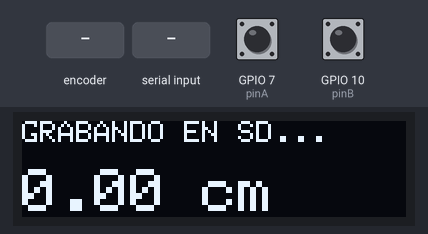
Bench run of a sketch on a simulated ESP32-C3. Parts: 128×32 one-colour display. The inputs (shaded band) are chosen by the test bench; at power-on: GPIO 7 (pinA) HIGH, GPIO 10 (pinB) HIGH. The local clock reads 2024-03-15 10:24:30 at power-on unless the sketch sets it; storage starts empty; what the sketch prints to the serial monitor is not drawn.

Above: at 2.2 s.
2.3 s: rotary encoder on GPIO 7 (pinA) / GPIO 10 (pinB) turned 3 steps (first pin leading)
At 3.6 s:
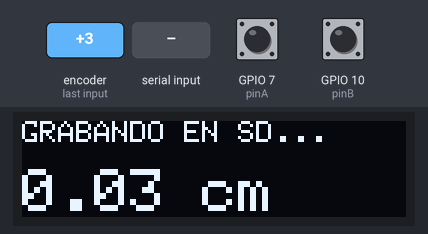
4.4 s: "STOP\n" received over Serial
At 5.3 s:
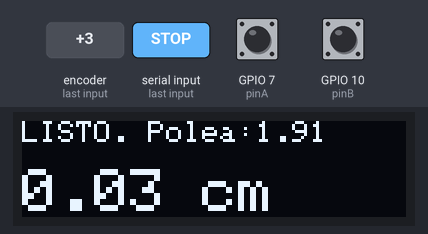
5.9 s: "RESET\n" received over Serial
At 6.7 s:
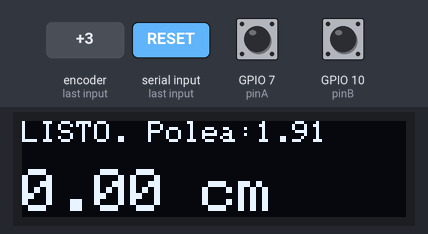
7.4 s: "CALIB:\n" received over Serial
At 8.1 s:
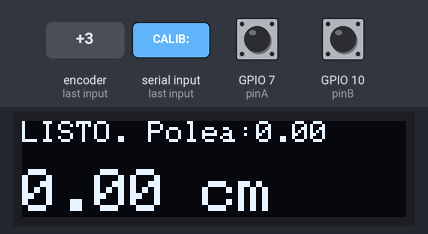
Timing chart, 0 to 9.9 s (numbered marks = the images above; inputs shaded):
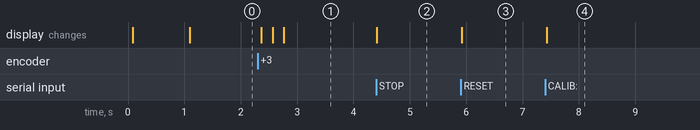

Measured:
- after the input at 2.3 s, the display: first changes after 0.07 s (image 1 shows a later state)
- after the input at 4.4 s, the display: changes at once (image 2)
- after the input at 5.9 s, the display: changes at once (image 3)
- after the input at 7.4 s, the display: changes at once (image 4)

The sketch:

DataLogger.ino
```cpp
#include <SPI.h>
#include <SD.h>
#include <Wire.h>
#include <Adafruit_GFX.h>
#include <Adafruit_SSD1306.h>
#include <RTClib.h>

// ==========================================
// CONFIGURACIÓN DE PINES (ESP32-C3)
// ==========================================
const int pinA = 7;
const int pinB = 10;
#define I2C_SDA 8
#define I2C_SCL 9

const int SPI_SCK = 4;
const int SPI_MISO = 5;
const int SPI_MOSI = 6;
const int SD_CS = 3;

#define SCREEN_WIDTH 128
#define SCREEN_HEIGHT 32
#define OLED_RESET -1
#define SCREEN_ADDRESS 0x3C

Adafruit_SSD1306 display(SCREEN_WIDTH, SCREEN_HEIGHT, &Wire, OLED_RESET);
RTC_DS1307 rtc;
File dataFile;

// ==========================================
// VARIABLES GLOBALES DEL SISTEMA
// ==========================================
volatile long Pos = 0;
float distance = 0.0;
bool isLogging = false;
bool sd_ok = false;
String currentFileName = "";

String currentUnit = "cm";
float unitMultiplier = 1.0;

const float pi = 3.14159;
const int N_PULSOS_VUELTA = 1200;
float diametro_polea_cm = 1.910;
float cm_per_pulse = 0.0;

unsigned long lastMsgTime = 0;
const unsigned long samplingInterval = 20; // Frecuencia de muestreo (50 Hz)
unsigned long startTime = 0;
long lastRecordedPos = -999999; // Control de posición para optimizar escritura en SD

// ==========================================
// CONFIGURACIÓN DEL BUFFER RAM
// ==========================================
#define BUFFER_SIZE 25
String dataBuffer[BUFFER_SIZE];
int bufferIndex = 0;

// ==========================================
// INTERRUPCIÓN DEL ENCODER
// ==========================================
void IRAM_ATTR encoderISR() {
  static int lastStateA = LOW;
  int currentStateA = digitalRead(pinA);
  int currentStateB = digitalRead(pinB);

  if (currentStateA != lastStateA) {
    if (currentStateB != currentStateA) { Pos++; }
    else { Pos--; }
  }
  lastStateA = currentStateA;
}

void recalcularFactor() {
  float perimetro = pi * diametro_polea_cm;
  cm_per_pulse = perimetro / (float)N_PULSOS_VUELTA;
}

// ==========================================
// INICIALIZACIÓN (SETUP)
// ==========================================
void setup() {
  Serial.begin(115200);

  Wire.begin(I2C_SDA, I2C_SCL);
  if(!display.begin(SSD1306_SWITCHCAPVCC, SCREEN_ADDRESS)) {
    Serial.println("Fallo OLED");
  }
  display.clearDisplay();
  display.setTextColor(SSD1306_WHITE);
  display.setTextSize(1);
  display.setCursor(0,0);
  display.println("Iniciando...");
  display.display();

  if (!rtc.begin()) {
    Serial.println("Fallo RTC");
  } else if (!rtc.isrunning()) {
    rtc.adjust(DateTime(F(__DATE__), F(__TIME__)));
  }

  SPI.begin(SPI_SCK, SPI_MISO, SPI_MOSI, SD_CS);
  if (!SD.begin(SD_CS)) {
    Serial.println("Fallo SD");
    display.println("ERROR: Sin SD");
    display.display();
    sd_ok = false;
  } else {
    sd_ok = true;
    display.println("SD Detectada OK");
    display.display();

    DateTime now = rtc.now();
    currentFileName = "/log_" + String(now.month()) + String(now.day()) + "_" + String(now.hour()) + String(now.minute()) + ".csv";
    dataFile = SD.open(currentFileName, FILE_WRITE);
    if (dataFile) {
      dataFile.println("Tiempo(s),Distancia,Pulsos");
      dataFile.close();
    }

    isLogging = true;
    bufferIndex = 0;
    startTime = millis();
    lastRecordedPos = -999999;
  }
  delay(1000);

  pinMode(pinA, INPUT_PULLUP);
  pinMode(pinB, INPUT_PULLUP);
  attachInterrupt(digitalPinToInterrupt(pinA), encoderISR, CHANGE);
  attachInterrupt(digitalPinToInterrupt(pinB), encoderISR, CHANGE);

  recalcularFactor();
}

// ==========================================
// FUNCIONES AUXILIARES
// ==========================================
void guardarBufferEnSD() {
  if (sd_ok && isLogging && bufferIndex > 0) {
    dataFile = SD.open(currentFileName, FILE_APPEND);

    if (dataFile) {
      for (int i = 0; i < bufferIndex; i++) {
        dataFile.println(dataBuffer[i]);
      }
      dataFile.close();
    } else {
      // Detención de seguridad por extracción o corrupción de memoria SD
      sd_ok = false;
      isLogging = false;
    }

    bufferIndex = 0;
  }
}

// ==========================================
// BUCLE PRINCIPAL (LOOP)
// ==========================================
void loop() {
  distance = Pos * cm_per_pulse;
  unsigned long currentMillis = millis();

  // Procesamiento de comandos entrantes por Serial
  if (Serial.available() > 0) {
    String cmd = Serial.readStringUntil('\n');
    cmd.trim();

    if (cmd == "START") {
      Pos = 0;
      isLogging = true;
      bufferIndex = 0;
      startTime = millis();
      lastRecordedPos = -999999;

      if (sd_ok) {
        DateTime now = rtc.now();
        currentFileName = "/log_" + String(now.month()) + String(now.day()) + "_" + String(now.hour()) + String(now.minute()) + ".csv";
        dataFile = SD.open(currentFileName, FILE_WRITE);
        if (dataFile) {
          dataFile.println("Tiempo(s),Distancia,Pulsos");
          dataFile.close();
        } else {
          sd_ok = false;
        }
      }
      Serial.println("ACK_START");
    }
    else if (cmd == "STOP") {
      isLogging = false;
      guardarBufferEnSD();
      Serial.println("ACK_STOP");
    }
    else if (cmd == "RESET") {
      Pos = 0;
      Serial.println("ACK_RESET");
    }
    else if (cmd.startsWith("CALIB:")) {
      diametro_polea_cm = cmd.substring(6).toFloat();
      recalcularFactor();
      Serial.println("ACK_CALIB");
    }
  }

  // Ciclo de muestreo y actualización de estado
  if (currentMillis - lastMsgTime >= samplingInterval) {
    lastMsgTime = currentMillis;

    // Transmisión de datos por Serial para la interfaz gráfica
    Serial.print(distance, 2);
    Serial.print(",");
    Serial.println(Pos);

    // Almacenamiento en Buffer (solo si hay variación de posición)
    if (isLogging && sd_ok && (Pos != lastRecordedPos)) {
      float elapsedTime = (millis() - startTime) / 1000.0;

      String dataLine = String(elapsedTime, 2) + "," + String(distance * unitMultiplier, 2) + "," + String(Pos);

      dataBuffer[bufferIndex] = dataLine;
      bufferIndex++;

      lastRecordedPos = Pos;

      if (bufferIndex >= BUFFER_SIZE) {
        guardarBufferEnSD();
      }
    }

    // Actualización de Pantalla OLED
    display.clearDisplay();
    display.setTextSize(1);
    display.setCursor(0,0);

    if(isLogging && sd_ok) {
      display.print("GRABANDO EN SD...");
    } else if (isLogging && !sd_ok) {
      display.print("ERR: NO SD (Solo PC)");
    } else {
      display.print("LISTO. Polea:");
      display.print(diametro_polea_cm, 2);
    }

    display.setTextSize(2);
    display.setCursor(0, 16);
    display.print(distance * unitMultiplier, 2);
    display.print(" ");
    display.print(currentUnit);
    display.display();
  }
}
```
